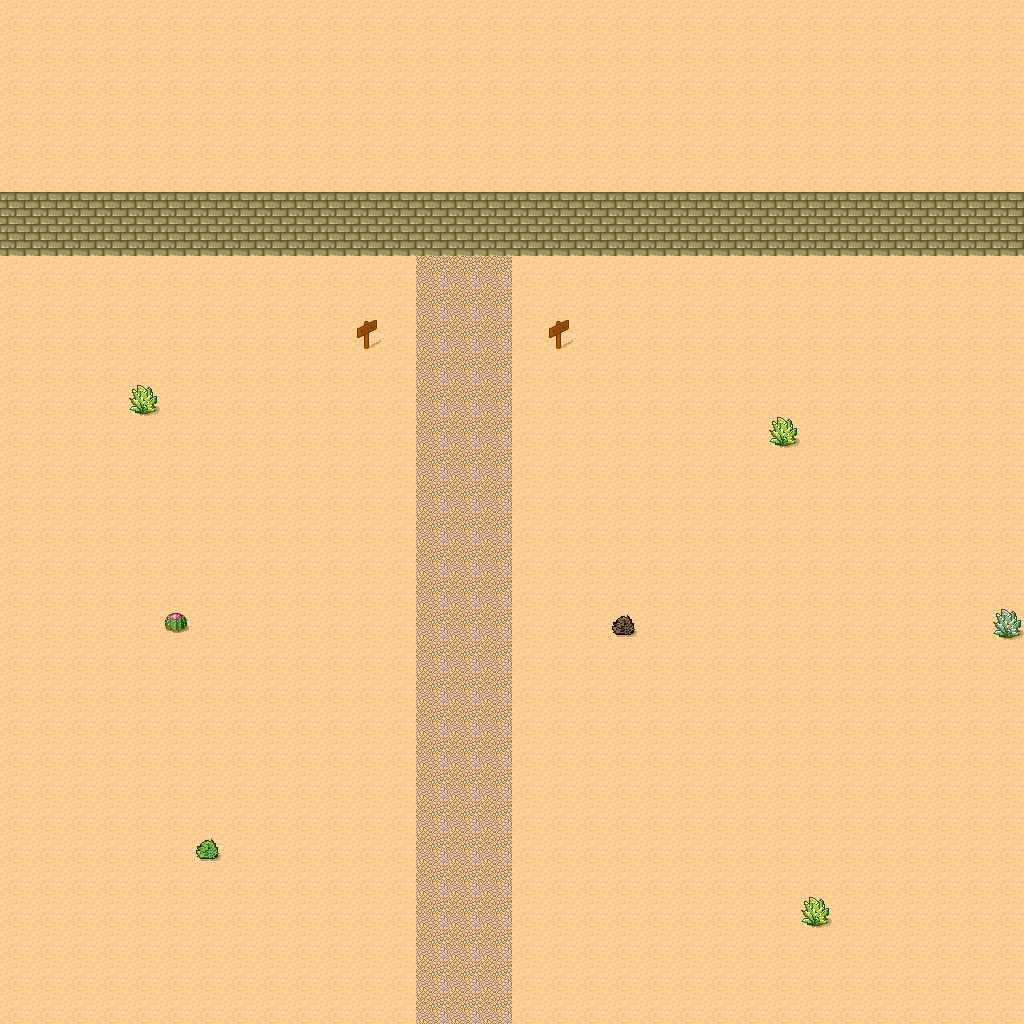

A level layout from a 2D game, rendered from its tile map. Below: a short description, then the map file with tile-grid data replaced by summaries:
An orthogonal 32x32 tile map with 32x32 px tiles, 1 tile layer (Tile Layer 1).

<map version="1.0" orientation="orthogonal" renderorder="right-down" width="32" height="32" tilewidth="32" tileheight="32" nextobjectid="1">
 <tileset firstgid="1" name="desert" tilewidth="32" tileheight="32" spacing="1" tilecount="48">
  <image source="../Images/map/desert.png" width="263" height="197" />
 </tileset>
 <layer name="Tile Layer 1" width="32" height="32">
  <data>[1024 cells, 1024 non-empty, 9 distinct tile ids]</data>
 </layer>
</map>
